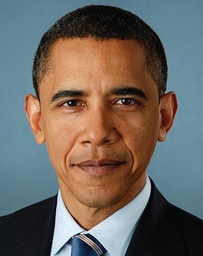
#> input picture Project5/obama.jpg, 203 x 256 px, shrunk from 439 x 554 before the run
$ python main.py   (Python 2 division)
#> lines starting #> are read from the running program, lines starting #| are printed output that depends on the picture; after the words box and inside, x2 and y2 are one past the last pixel; in counts of white or black regions, pixels touching at a corner belong together
#> further down, input_image_1 is the input picture: shape (256, 203, 3); mean R, G, B 109.5, 102, 96.6
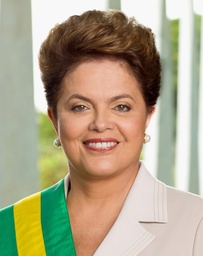
#> input picture Project5/dilma.jpg, 203 x 256 px, shrunk from 439 x 554 before the run
#> further down, input_image_2 is the input picture: shape (256, 203, 3); mean R, G, B 173.6, 163.5, 136.7
#================================================================================
#
# University of California, Berkeley
# CS194-26 (CS294-26): Computational Photography"
#
#================================================================================
#
# Project 5: "Face Morphing"
#
# Student: Ian Albuquerque Raymundo da Silva"
# Email: ian.albuquerque@berkeley.edu
#
#================================================================================
#
# Special thanks to Alexei Alyosha Efros, Rachel Albert and Weilun Sun for help
# during lectures, office hours and questions on Piazza.
#
#================================================================================

import math
import sys
import numpy as np
import skimage.io as skio
import matplotlib.pyplot as plt
from scipy.spatial import Delaunay
from skimage import img_as_float
from skimage.draw import polygon

#================================================================================

IMAGE_NAME_1 = "obama.jpg"
IMAGE_NAME_2 = "dilma.jpg"
POINTS_FILE = "obilma.pts"
NUM_FRAMES = 10

#================================================================================

# Opens the points file and return the points in it.
# [31 lines left out: functions openPointFile, savePointFile, not called in this run]


#================================================================================

# Small interface for point input.
# Given two images, returns the corresponding points between them
def getPoints(image_1, image_2):

	# Get the dimensions
	image_1_height = image_1.shape[0]
#> image_1_height = 256
	image_2_height = image_2.shape[0]
#> image_2_height = 256
	image_1_width = image_1.shape[1]
#> image_1_width = 203
	image_2_width = image_2.shape[1]
#> image_2_width = 203

	# Used for controlling the alternate input between images
	click_on_image_1 = [True]

	# Show the images
	figure, axes = plt.subplots(ncols=2)
	axes[0].imshow(image_1, vmin=0, vmax=1)
	axes[1].imshow(image_2, vmin=0, vmax=1)

	# Use preset points?
	answer = raw_input("Used saved points from " + POINTS_FILE + "? (y/n)")
#> the answer given: out.png
	if answer == 'y' or answer == 'Y':
		points_1, points_2 = openPointFile()
		for p in points_1:
			marker=plt.Circle(p,0.006*image_2_width,color='r')
			axes[0].add_artist(marker)
		for p in points_2:
			marker=plt.Circle(p,0.006*image_2_width,color='r')
			axes[1].add_artist(marker)
	else:
		points_1 = [(0,0),(image_1_width-1,0),(0,image_1_height-1),(image_1_width-1,image_1_height-1)]
#> points_1 = [(0, 0), (202, 0), (0, 255), (202, 255)]
		points_2 = [(0,0),(image_2_width-1,0),(0,image_2_height-1),(image_2_width-1,image_2_height-1)]
#> points_2 = [(0, 0), (202, 0), (0, 255), (202, 255)]
	print "Click on the images to assign points. Click on SPACE to finish point selection."


	# Show the triangulation for the given points
	lines = [[],[]]

	for l1,l2 in zip(lines[0],lines[1]):
		axes[0].lines.remove(l1)
		axes[1].lines.remove(l2)

	lines[0] = []
	lines[1] = []

	points_inter = (np.array(points_1) + np.array(points_2)) / 2.0

	delanayTriangulation = Delaunay(points_inter)
	triangles = delanayTriangulation.simplices

	edges = []
	for t in triangles:
		edges.append((t[0],t[1]))
		edges.append((t[1],t[2]))
		edges.append((t[2],t[0]))

	for e in edges:
		xdata = [points_1[e[0]][0],points_1[e[1]][0]]
		ydata = [points_1[e[0]][1],points_1[e[1]][1]]
		l1 = plt.Line2D(xdata,ydata)
		lines[0].append(l1)
		axes[0].add_line(l1)
		xdata = [points_2[e[0]][0],points_2[e[1]][0]]
		ydata = [points_2[e[0]][1],points_2[e[1]][1]]
		l2 = plt.Line2D(xdata,ydata)
		lines[1].append(l2)
		axes[1].add_line(l2)

	# Event for presing space
	# [68 lines left out: functions onKeyPress, clickOnImage, not called in this run]

	# Set up the events
	listener_button_press = figure.canvas.mpl_connect('button_press_event', clickOnImage)
	listener_key_press = figure.canvas.mpl_connect('key_press_event', onKeyPress)

	# Show imaves
	plt.show()
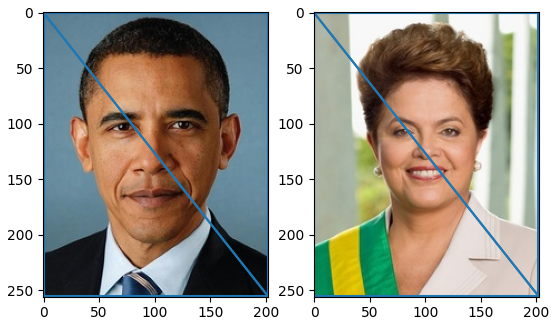
#> figure drawn by matplotlib, 2 panels
	plt.draw()

	# Close everything
	figure.canvas.mpl_disconnect(listener_button_press)
	figure.canvas.mpl_disconnect(listener_key_press)

	plt.close()

	# Check if points are OK
	if len(points_1) != len(points_2):
		exit("The number of points selected in both images is not the same!")

	# Save points?
	answer = raw_input("Save points file on " + POINTS_FILE + "? (y/n)")
#> the answer given: out.png
	if answer == 'y' or answer == 'Y':
		savePointFile(points_1,points_2)

	return np.array(points_1), np.array(points_2)

#================================================================================

# Checks if two images have the same size
def checkForImageSize(image_1,image_2):
	if image_1.shape != image_2.shape:
		exit("Images do not have the same size.")

#================================================================================

# Compute the (inverse) affine transformation of one triangle from one point array
# to the corresponding one. (Basically, a lot of linear algebra with
# homegeneous coordinates)
def computeAffine(t,points_1,points_2):
	A_1 = np.array(points_1[t[0]])
	B_1 = np.array(points_1[t[1]])
	C_1 = np.array(points_1[t[2]])

	A_2 = np.array(points_2[t[0]])
	B_2 = np.array(points_2[t[1]])
	C_2 = np.array(points_2[t[2]])

	p_1 = B_1 - A_1
	q_1 = C_1 - A_1

	p_2 = B_2 - A_2
	q_2 = C_2 - A_2

	T_1 = np.matrix([[p_1[0],q_1[0],A_1[0]],[p_1[1],q_1[1],A_1[1]],[0,0,1]])
	T_1_inv = T_1.getI()
	T_2 = np.matrix([[p_2[0],q_2[0],A_2[0]],[p_2[1],q_2[1],A_2[1]],[0,0,1]])
	T_2_inv = T_2.getI()

	T = np.dot(T_1,T_2_inv)

	return T

#================================================================================

# Do the morph of the origin image, with its origin points to the destination points
# using the triangulation described in triangles
def morph(origin_image,origin_points,destination_points,triangles):

	output_image = origin_image*0

 	# For each triangle
	for triangle in triangles:
		# Computes the (inverse) affine
		T = computeAffine(triangle,origin_points,destination_points)

		# Get points of the triangle
		img = np.zeros((origin_image.shape[0], origin_image.shape[1]), dtype=np.uint8)
		x = np.array([destination_points[triangle[0]][0], destination_points[triangle[1]][0], destination_points[triangle[2]][0]])
		y = np.array([destination_points[triangle[0]][1], destination_points[triangle[1]][1], destination_points[triangle[2]][1]])
		rr, cc = polygon(y, x)
		img[rr, cc] = 1
		triangle_pixels = np.where(img == 1)

		# Fill the output images with the correct pixels
		for y,x in zip(triangle_pixels[0],triangle_pixels[1]):
			hom = np.array([x,y,1.0])
			origin_point_hom = np.array(np.dot(T,hom))[0]
			output_image[y,x] = origin_image[int(origin_point_hom[1]),int(origin_point_hom[0])]

	return output_image

#================================================================================

if __name__ == '__main__':

	# Reads input
	input_image_1 = skio.imread(IMAGE_NAME_1)
	input_image_2 = skio.imread(IMAGE_NAME_2)

	checkForImageSize(input_image_1,input_image_2)

	# Get the points
	points_1, points_2 = getPoints(input_image_1, input_image_2)
#> points_1 = [[0, 0], [202, 0], [0, 255], [202, 255]]; points_2 = [[0, 0], [202, 0], [0, 255], [202, 255]]

	# Calculates midway points
	points_inter = (points_1 + points_2) / 2.0
#> points_inter = [[0, 0], [202, 0], [0, 255], [202, 255]]

	# Calculate triangulation for that
	delanayTriangulation = Delaunay(points_inter)
	triangles = delanayTriangulation.simplices
#> triangles = [[3, 2, 0], [1, 3, 0]]

	# Calculates the midway face
	alpha = 0.5
	points_inter = (1.0-alpha)*points_1 + alpha*points_2

	print "Calculating midway face."

	image_1_morphed = np.array(morph(input_image_1,points_1,points_inter,triangles))
#> in morph, `output_image = origin_image*0`: output_image: shape (256, 203, 3); every value is 0
#> the loop in morph, `for triangle in triangles:` made 2 passes
#> (triangle, A_2 in computeAffine, p_2 in computeAffine, q_2 in computeAffine, T_2 in computeAffine, T_2_inv in computeAffine, T) on pass 1: ([3, 2, 0], [202, 255], [-202, 0], [-202, -255], [[-202, -202, 202], [0, -255, 255], [0, 0, 1]], [[-0.00495, 0.00392, 0], [0, -0.00392, 1], [0, 0, 1]], [[1, 2.78e-17, 0], [0, 1, 0], [0, 0, 1]])
#> after the loop in morph, `for triangle in triangles:`:
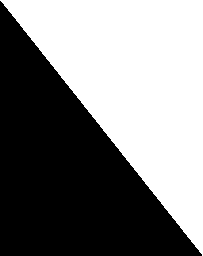
#> img: shape (256, 203); values 0 (black) and 1 (white), 50% white; 1 black region, box (x1, y1, x2, y2) and area: (0, 1, 202, 256) 25983
	image_2_morphed = np.array(morph(input_image_2,points_2,points_inter,triangles))
#> the loop in morph (call 2), `for triangle in triangles:` made 2 passes

	image_1_morphed = img_as_float(image_1_morphed)
	image_2_morphed = img_as_float(image_2_morphed)

	print "Showing midway face."

	output_image = (1.0-alpha)*image_1_morphed + alpha*image_2_morphed
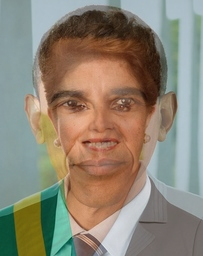
#> output_image: shape (256, 203, 3) float64; mean R, G, B 0.555, 0.521, 0.457
	figure, axes = plt.subplots(ncols=3)
	axes[0].imshow(image_1_morphed, vmin=0, vmax=1)
	axes[1].imshow(image_2_morphed, vmin=0, vmax=1)
	axes[2].imshow(output_image, vmin=0, vmax=1)
	plt.show()
	plt.draw()
	plt.close()

	# Iterate through frames, calculating the morphed faces
	alpha = 0
	N = NUM_FRAMES
	d = 1.0/float(N)

	print "Calculating " + str(N) + " frames for the morph."
	for i in range(N+1):
		alpha = i*d
		points_inter = (1.0-alpha)*points_1 + alpha*points_2

		print "Calculating frame alpha="+str(alpha)+"."

		image_1_morphed = np.array(morph(input_image_1,points_1,points_inter,triangles))
		image_2_morphed = np.array(morph(input_image_2,points_2,points_inter,triangles))

		image_1_morphed = img_as_float(image_1_morphed)
		image_2_morphed = img_as_float(image_2_morphed)

		output_image = (1.0-alpha)*image_1_morphed + alpha*image_2_morphed

		print "Showing frame alpha="+str(alpha)+"."

		figure, axes = plt.subplots(ncols=3)
		axes[0].imshow(image_1_morphed, vmin=0, vmax=1)
		axes[1].imshow(image_2_morphed, vmin=0, vmax=1)
		axes[2].imshow(output_image, vmin=0, vmax=1)
		plt.show()
#> this loop made 11 passes
#> pass 2, `output_image = (1.0-alpha)*image_1_morphed + alpha*image_2_morphed`:
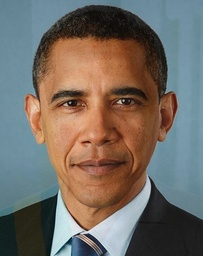
#> output_image: shape (256, 203, 3) float64; mean R, G, B 0.454, 0.424, 0.395
#> pass 3, `image_1_morphed = np.array(morph(input_image_1,points_1,points_inter,t..`:
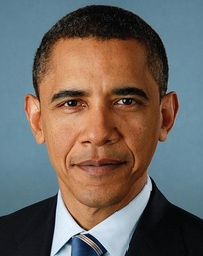
#> image_1_morphed: shape (256, 203, 3); mean R, G, B 109.6, 101.8, 96.3
#> pass 3, `image_2_morphed = np.array(morph(input_image_2,points_2,points_inter,t..`:
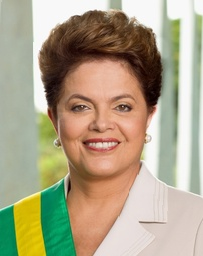
#> image_2_morphed: shape (256, 203, 3); mean R, G, B 173.3, 163.1, 136.2
